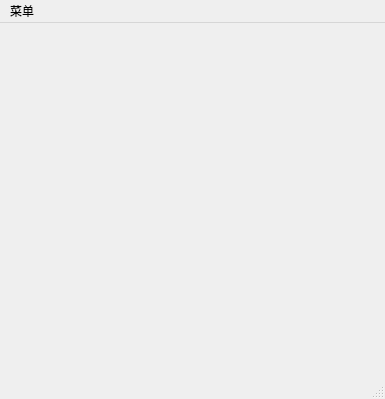
<?xml version="1.0" encoding="UTF-8"?>
<ui version="4.0">
 <class>ChooseLevelScene</class>
 <widget class="QMainWindow" name="ChooseLevelScene">
  <property name="geometry">
   <rect>
    <x>0</x>
    <y>0</y>
    <width>385</width>
    <height>399</height>
   </rect>
  </property>
  <property name="windowTitle">
   <string>MainWindow</string>
  </property>
  <widget class="QWidget" name="centralwidget"/>
  <widget class="QMenuBar" name="menubar">
   <property name="geometry">
    <rect>
     <x>0</x>
     <y>0</y>
     <width>385</width>
     <height>26</height>
    </rect>
   </property>
   <widget class="QMenu" name="menu">
    <property name="title">
     <string>菜单</string>
    </property>
    <addaction name="actionClose"/>
   </widget>
   <addaction name="menu"/>
  </widget>
  <widget class="QStatusBar" name="statusbar"/>
  <action name="actionClose">
   <property name="text">
    <string>关闭游戏</string>
   </property>
  </action>
 </widget>
 <resources/>
 <connections/>
</ui>
